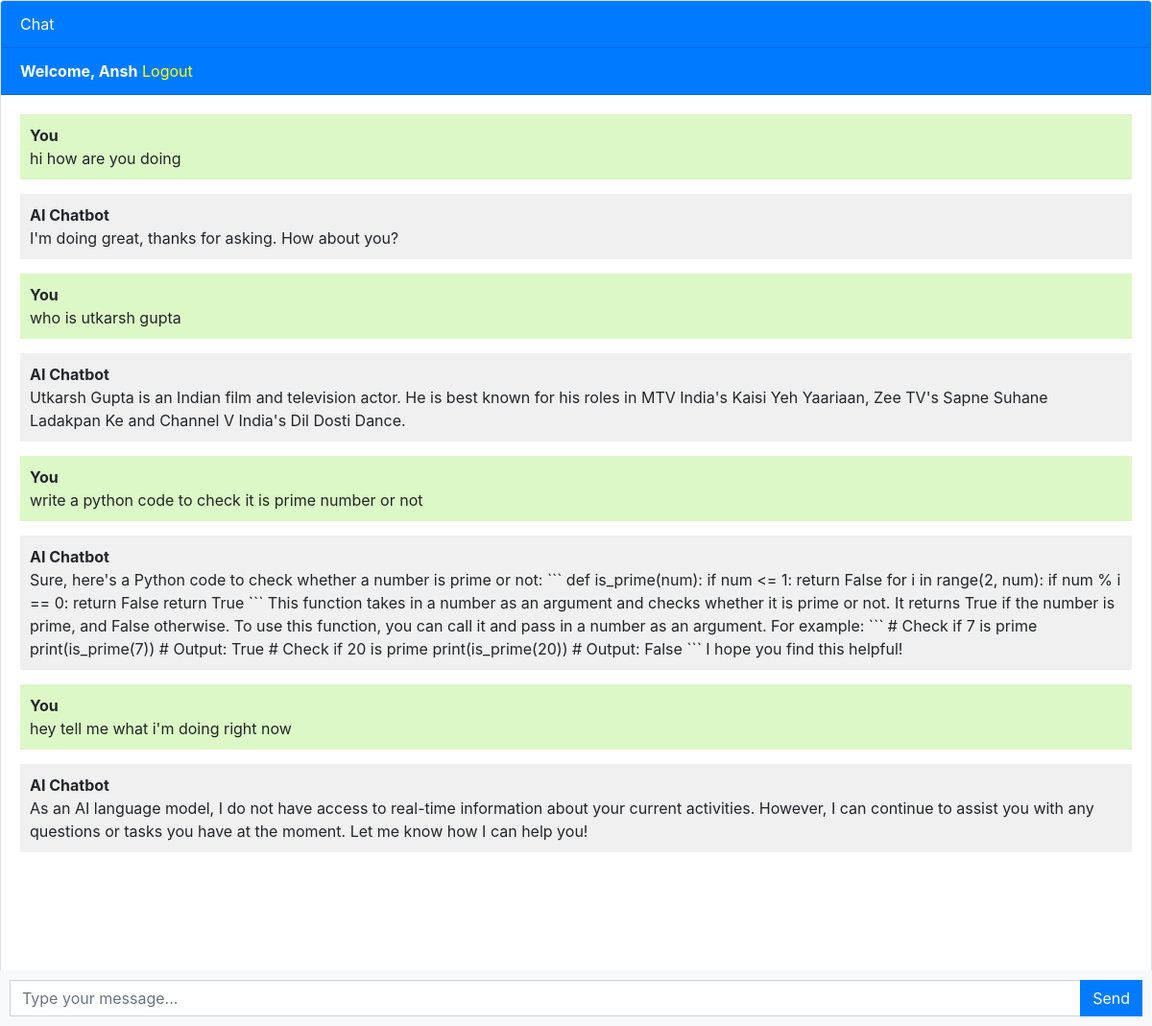
The app's page / (signed in) with its own data.
### chatbot/models.py (models this page shows, shortened)
class Chat(models.Model):
    user = models.ForeignKey(User , on_delete=models.CASCADE)
    message = models.TextField()
    response = models.TextField()
    created_at = models.DateTimeField(auto_now_add=True)

### chatbot/views.py (the view)
# urls.py: path('', views.chatbot, name='chatbot'),
def chatbot(request):
    chats = Chat.objects.filter(user=request.user)
    if request.method == 'POST':
        message = request.POST.get('message')
        response = ask_openai(message)
        chat = Chat(user=request.user , message=message ,response=response, created_at=timezone.now())
        chat.save()
        return JsonResponse({'message':message,'response':response})
    return render(request,"chatbot.html" ,{'chats':chats})

### templates/chatbot.html (shortened to what this page needs)
{% extends 'base.html' %}
{% block content %}
<div class="chat-container">
  <div class="card flex-grow-1">
    <div class="card-header bg-primary text-white">Chat</div>
    {% if user.is_authenticated %}
    <div class="card-header bg-primary text-white"><b>Welcome, {{user.username}}</b>   <a href="logout" style="color: yellow;">Logout</a></div>
    {% else %}
    <div class="card-header bg-primary text-white"><a href="login" style="color: yellow;">Login</a>    <a href="register" style="color: yellow;">Register</a></div>
    {% endif %}
    <div class="card-body messages-box">
      <ul class="list-unstyled messages-list">
        {% for chat in chats %}
          {% if chat.user == request.user %}
            <li class="message sent">
          <div class="message-text">
            <div class="message-sender">
              <b>You</b>
            </div>
            <div class="message-content">
             {{chat.message}}
            </div>
          </div>
        </li>
        <li class="message received">
          <div class="message-text">
            <div class="message-sender">
              <b>AI Chatbot</b>
            </div>
            <div class="message-content">
              {{chat.response}}
            </div>
          </div>
        </li>
          {% endif %}
        {% endfor %}
      </ul>
    </div>
    <br><br>
    <br><br>
    <br><br>
  </div>
  <form class="message-form">
    <div class="input-group">
      <input type="text" class="form-control message-input" placeholder="Type your message...">
      <div class="input-group-append">
        <button type="submit" class="btn btn-primary btn-send">Send</button>
      </div>
    </div>
  </form>
</div>
{% endblock %}

### templates/base.html (shortened to what this page needs)
<!DOCTYPE html>
<html lang="en">
  <head>
    <link rel="stylesheet" href="https://stackpath.bootstrapcdn.com/bootstrap/4.3.1/css/bootstrap.min.css">
  </head>
  <body>
    {% block content %}{% endblock %}
  </body>
</html>

### templates/chatbot.html (style rules this page uses)
body, html { height: 100%; }
.messages-box { flex: 1; overflow-y: auto; }
.messages-list { padding-left: 0; }
.message { margin-bottom: 15px; list-style: none; }
.message-text { padding: 10px; border-radius: 5px; }
.sent { background-color: #dcf8c6; align-self: flex-end; }
.received { background-color: #f1f0f0; align-self: flex-start; }
.message-form { display: flex; position: fixed; bottom: 0; left: 0; right: 0; padding: 10px; background-color: #f8f9fa; }
.message-input { flex: 1; border-radius: 0; border-right: none; }
.btn-send { border-radius: 0; }
.chat-container { height: 100%; display: flex; flex-direction: column; }

### records on screen
Chat: message "hi how are you doing", response "I'm doing great, thanks for asking. How about you?"
Chat: message "who is utkarsh gupta", response "Utkarsh Gupta is an Indian film and television actor. He is best known for his roles in MTV India's Kaisi Yeh Yaariaan, Zee TV's Sapne Suhane Ladakpan Ke and Channel V India's Dil Dosti Dance."
Chat: message "write a python code to check it is prime number or not", response "Sure, here's a Python code to check whether a number is prime or not: ``` def is_prime(num): if num <= 1: return False for i in range(2, num): if num % i == 0: return False return True ``` This function takes in a number as an argument and checks whether it is prime or not. It returns True if the number is prime, and False otherwise. To use this function, you can call it and pass in a number as an argument. For example: ``` # Check if 7 is prime print(is_prime(7)) # Output: True # Check if 20 is prime print(is_prime(20)) # Output: False ``` I hope you find this helpful!"
Chat: message "hey tell me what i'm doing right now", response "As an AI language model, I do not have access to real-time information about your current activities. However, I can continue to assist you with any questions or tasks you have at the moment. Let me know how I can help you!"

### other values on screen
{{ user.username }} "Ansh"
